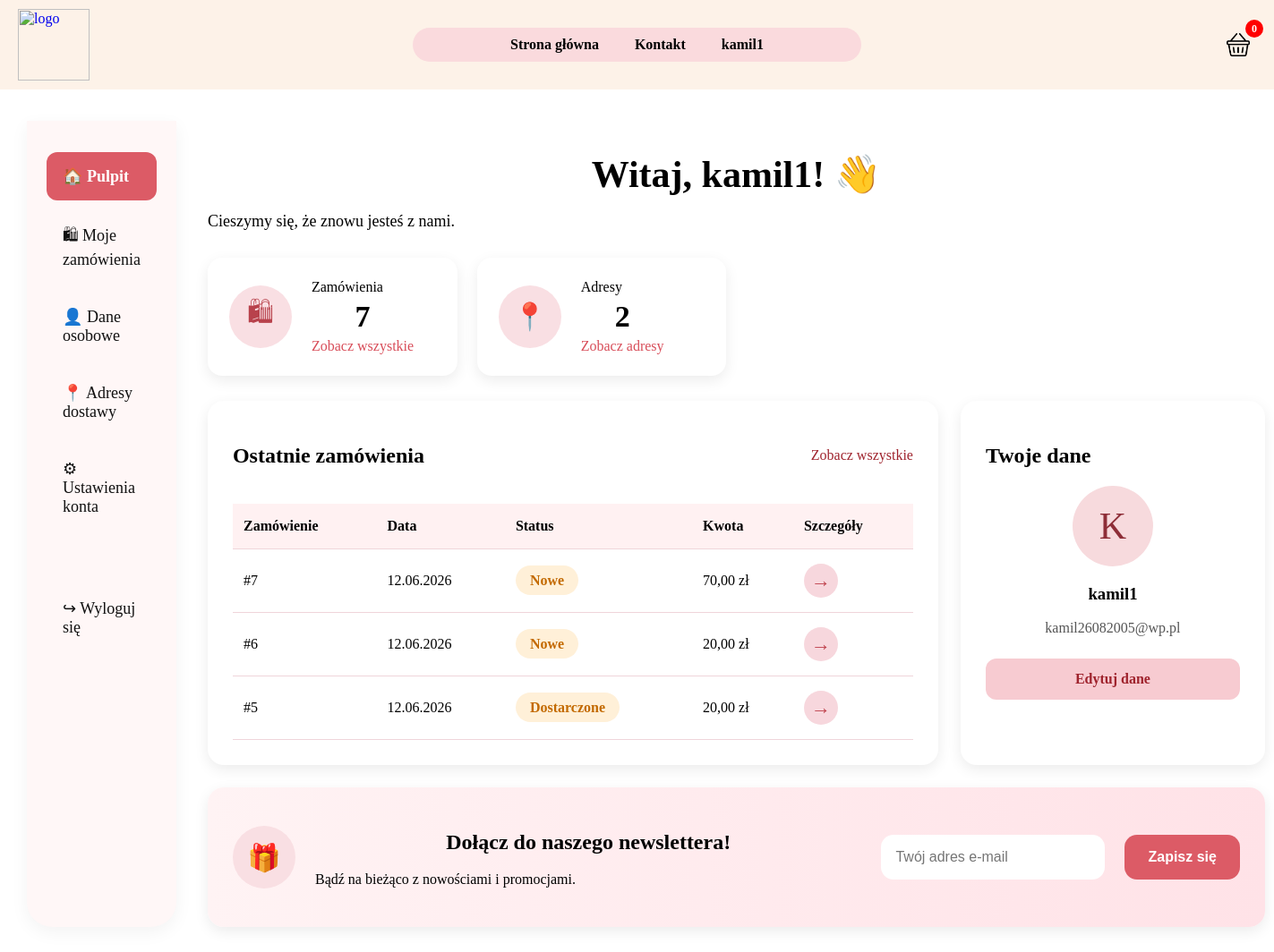
/panel/ (signed in), run on an earlier commit of the app's database.
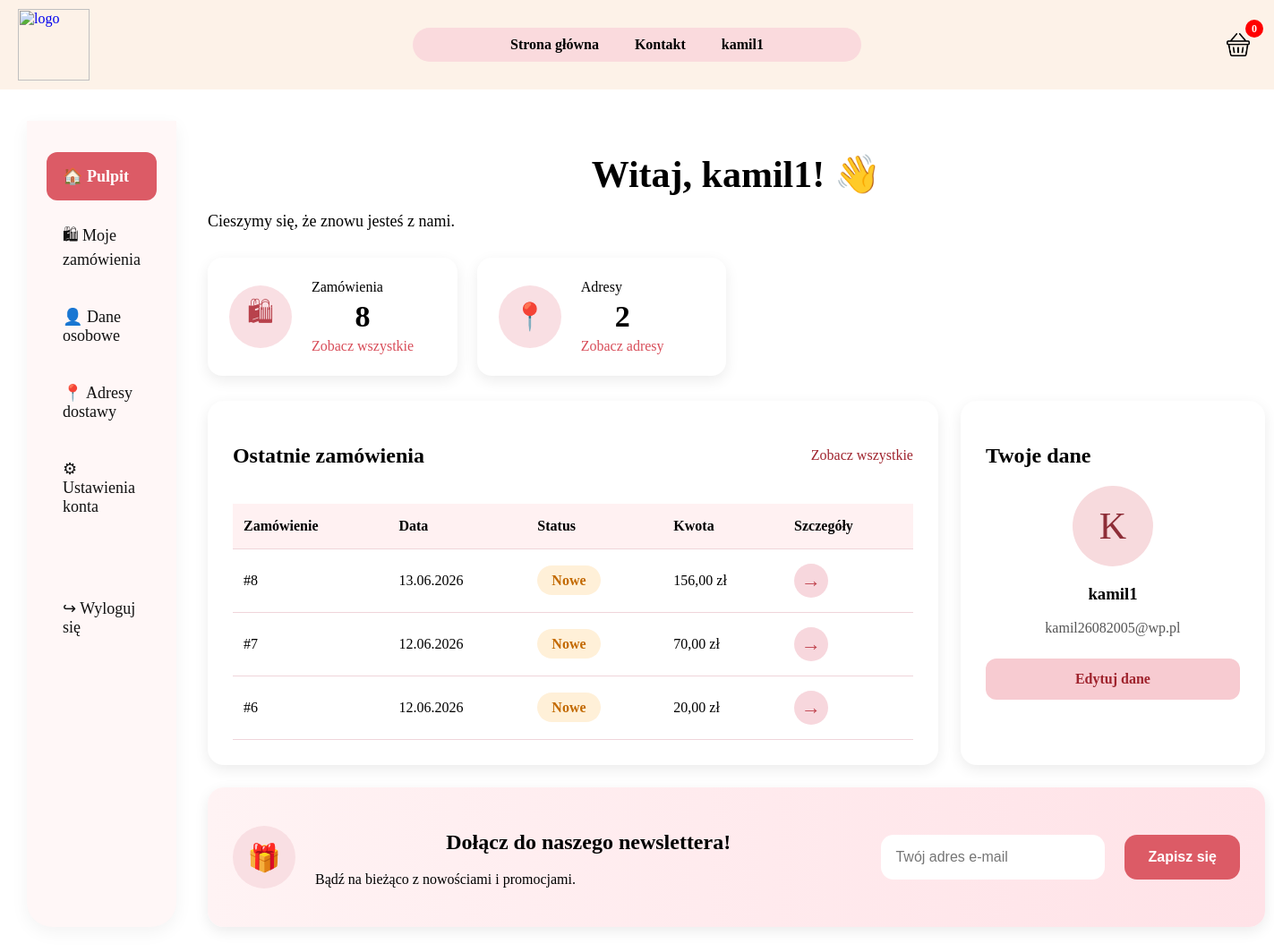
And on a later commit of the database.
### SklepApp/models.py (models this page shows, shortened)
class Order(models.Model):
    user = models.ForeignKey(User, on_delete=models.CASCADE, null=True, blank=True)
    created_at = models.DateTimeField(auto_now_add=True)
    total = models.DecimalField(max_digits=10, decimal_places=2)
    status = models.CharField(max_length=30, choices=STATUS_CHOICES, default="Nowe")
    payment_method = models.CharField(max_length=30, choices=PAYMENT_CHOICES, default="Przelew")
    full_name = models.CharField(max_length=100, blank=True)
    phone = models.CharField(max_length=20, blank=True)
    street = models.CharField(max_length=150, blank=True)
    postal_code = models.CharField(max_length=10, blank=True)
    city = models.CharField(max_length=100, blank=True)

### SklepApp/views.py (the view)
# urls.py: path('panel/', views.panel_view, name='panel'),
@login_required
def panel_view(request):
    cart_count = get_cart_count(request)
    addresses_count = Address.objects.filter(user=request.user).count()
    orders = Order.objects.filter(
        user=request.user
    ).order_by("-created_at")[:3]
    orders_count = Order.objects.filter(
        user=request.user
    ).count()
    return render(request, 'panel.html', {
        'cart_count': cart_count,
        'orders': orders,
        'orders_count': orders_count,
        'addresses_count': addresses_count,
    })

### SklepApp/views.py (called while the page is built)
def get_cart_count(request):
    cart = request.session.get('cart', {})
    if isinstance(cart, dict):
        return sum(cart.values())
    return len(cart)

### Templates/panel.html (shortened to what the changed rows need)
{% load static %}
<html lang="pl">
<head>
    <link rel="stylesheet" href="{% static 'style.css' %}">
</head>
<body>
<main class="dashboard">
    <section class="dashboard-content">
        <div class="dashboard-welcome">
            <h1>Witaj, {{ user.username }}! 👋</h1>
        </div>
        <div class="dashboard-cards">
            <div class="dash-card">
                <div>
                    <p>Zamówienia</p>
                        <h2>{{ orders_count }}</h2>
                    <a href="{% url 'user_orders' %}">Zobacz wszystkie</a>
                </div>
            </div>
            <div class="dash-card">
                <div>
                    <h2>{{ addresses_count }}</h2>
                </div>
            </div>
        </div>
        <div class="dashboard-grid">
            <section class="orders-box">
                <div class="section-title">
                    <h2>Ostatnie zamówienia</h2>
                </div>
                <table>
                    <thead>
                        <tr>
                            <th>Zamówienie</th>
                            <th>Data</th>
                            <th>Status</th>
                            <th>Kwota</th>
                            <th>Szczegóły</th>
                        </tr>
                    </thead>
                    <tbody>
                        {% for order in orders %}
                            <tr>
                                <td>#{{ order.id }}</td>
                                <td>{{ order.created_at|date:"d.m.Y" }}</td>
                                <td><span class="status orange">{{ order.status }}</span></td>
                                <td>{{ order.total }} zł</td>
                                <td>
                                    <a href="{% url 'order_detail' order.id %}" class="order-arrow">→</a>
                                </td>
                            </tr>
                        {% empty %}
                            <tr>
                                <td colspan="5">Nie masz jeszcze żadnych zamówień.</td>
                            </tr>
                        {% endfor %}
                    </tbody>
                </table>
            </section>
            <aside class="profile-box">
                <h2>Twoje dane</h2>
            </aside>
        </div>
        <section class="newsletter-box">
            <div>
                <h2>Dołącz do naszego newslettera!</h2>
            </div>
        </section>
    </section>
</main>
</body>
</html>

What changed in the data, as far as the page shows it:
no longer on this page (row unchanged): Order: id "5", created_at "12.06.2026", status "Dostarczone", total "20,00"
added Order: id "8", created_at "13.06.2026", status "Nowe", total "156,00"
Also different on the page:
{{ orders_count }}: "7" → "8"
